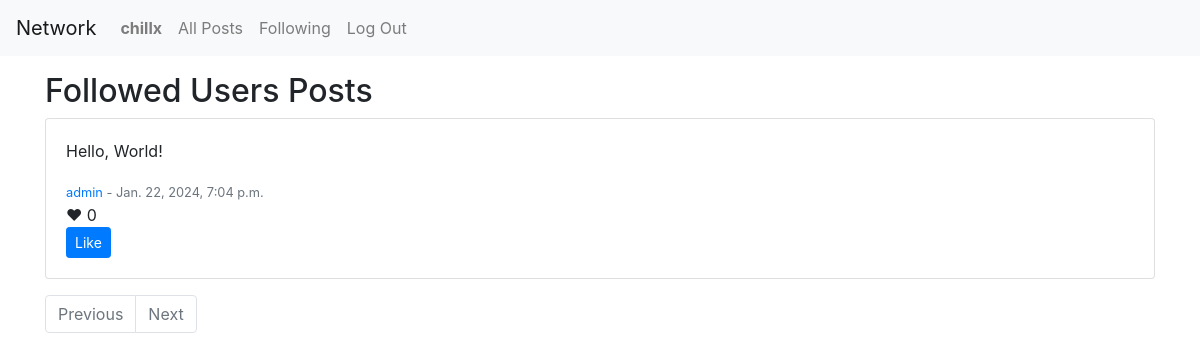
The page /following (signed in) on the database as committed earlier.
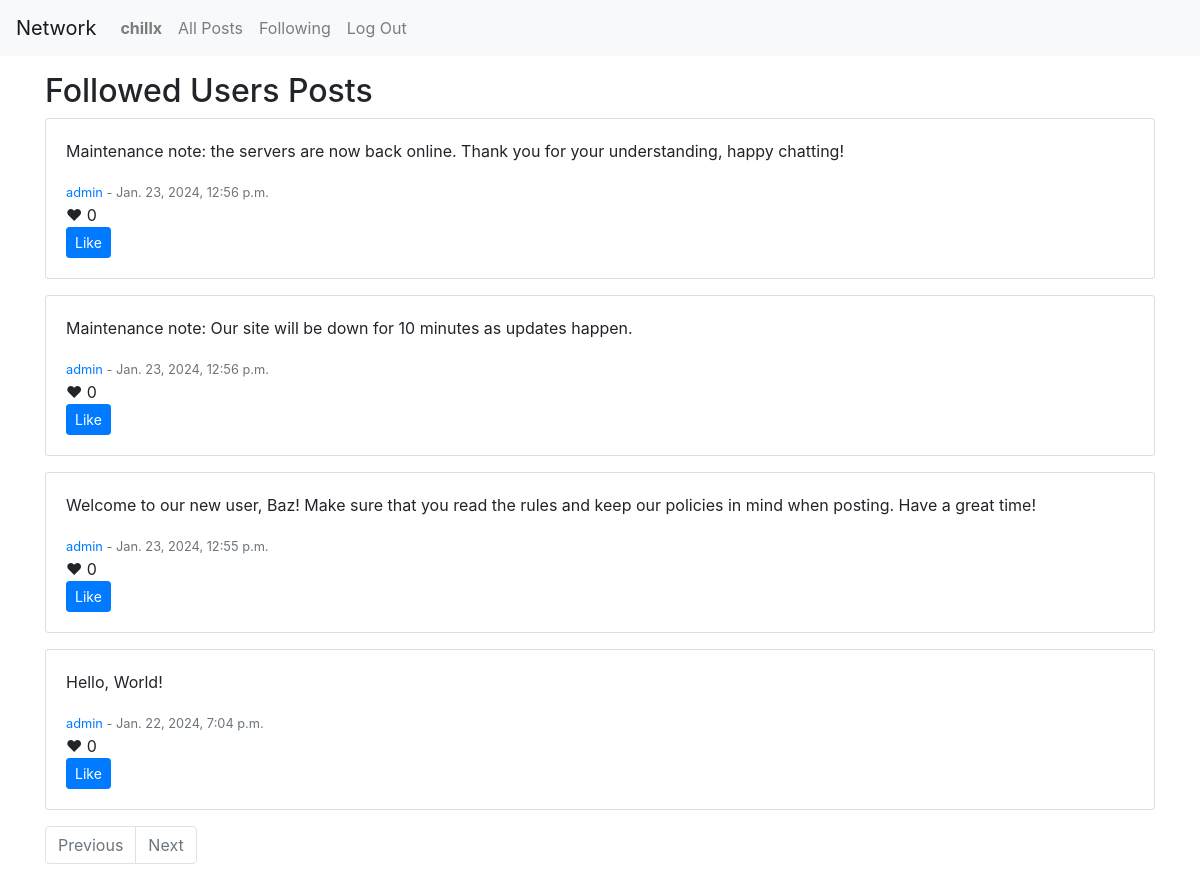
The same page on the database as committed later.
### network/models.py (models this page shows, shortened)
class Post(models.Model):
    content = models.TextField()
    created_at = models.DateTimeField(auto_now_add=True)
    last_updated = models.DateTimeField(null=True, blank=True)
    user = models.ForeignKey(User, on_delete=models.CASCADE, related_name='posts')
    likes = models.ManyToManyField(User, related_name='liked_posts', blank=True)

class User(AbstractUser):
    def __str__(self):
        return self.username

### network/views.py (the view)
# urls.py: path("following", views.following, name="following"),
@login_required
def following(request):
    following_users = Follow.objects.filter(follower=request.user).values('following')
    posts = Post.objects.filter(user__in=following_users).order_by('-created_at')
    p = Paginator(posts, 10)
    page_number = request.GET.get('page', 1)
    pagecontent = p.get_page(page_number)
    return render(request, 'network/following.html', {"pagecontent": pagecontent})

### network/templates/network/following.html
{% extends "network/layout.html" %}
{% block body %}
    <div class="container mt-3">
        <h2>Followed Users Posts</h2>
        {% include "network/post_display.html" %}
    </div>
{% endblock %}

### network/templates/network/post_display.html (shortened to what this page needs)
{% for post in pagecontent %}
<div class="card mb-3">
    <div class="card-body">
        <p class="content card-text" id="post-{{post.id}}">{{ post.content }}</p>
        <small class="text-muted"><a href="{% url 'user_details' username=post.user.username %}">{{ post.user.username }}</a>
        <span  id="history-{{post.id}}">
            {% if not post.last_updated %}
                - {{ post.created_at }}
            {% else %}
                Edited at: {{ post.last_updated }}
            {% endif %}
        </span>
        </small>
        <div class="likes-section">
            <span class="heart-icon">&#10084;
            <span class="like-count" id="like-count-{{post.id}}">{{ post.likes.count }}</span></span>
            <br>
            {% if user.is_authenticated %}
                {%if user not in post.likes.all %}
                    <button class="btn btn-primary btn-sm" id="like-{{post.id}}" onclick="toggleLike({{ post.id }}, '{{ request.user.username }}')">Like</button>
                {% else %}
                    <button class="btn btn-primary btn-sm" id="unlike-{{post.id}}" onclick="toggleLike({{ post.id }}, '{{ request.user.username }}')">Unlike</button>
                {% endif %}
            {% endif %}
        </div>
    </div>
</div>
{% endfor %}

Rows that differ between the two databases and show on the page:
added Post: content "Maintenance note: the servers are now back online. Thank you for your understanding, happy chatting!", user.username "admin", created_at "Jan. 23, 2024, 12:56 p.m.", likes.count "0"
added Post: content "Maintenance note: Our site will be down for 10 minutes as updates happen.", user.username "admin", created_at "Jan. 23, 2024, 12:56 p.m.", likes.count "0"
added Post: content "Welcome to our new user, Baz! Make sure that you read the rules and keep our policies in mind when posting. Have a great time!", user.username "admin", created_at "Jan. 23, 2024, 12:55 p.m.", likes.count "0"
